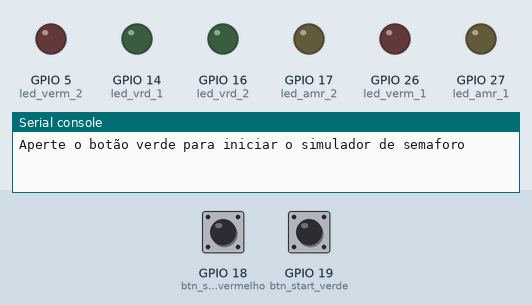
This program was run on a simulated ESP32 board running MicroPython. Shown: output pins drawn as LEDs (lit = HIGH), the last lines printed to the serial console. Wiring (from the project's diagram.json): red LED on GPIO 5, green LED on GPIO 14, green LED on GPIO 16, yellow LED on GPIO 17, red button 2 on GPIO 18, green button 1 on GPIO 19, red LED on GPIO 26, yellow LED on GPIO 27. Inputs (shaded band) come from the test bench; at power-on: GPIO 19 (btn_start_verde) HIGH, GPIO 18 (btn_stop_vermelho) HIGH.

Above: at 1.2 s.
1.3 s: GPIO 19 (btn_start_verde) pulled LOW for 0.15 s
At 2.7 s:
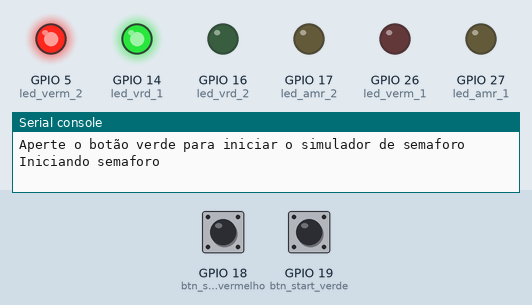
At 12.7 s:
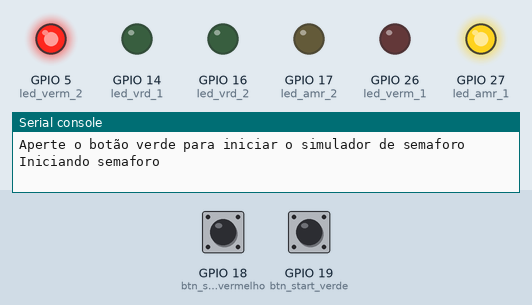
Timing chart, 0 to 14.8 s (numbered marks = the images above; inputs shaded):
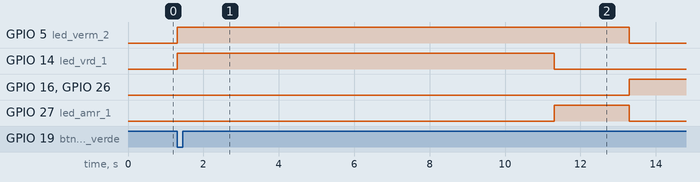

Measured:
- after the input at 1.3 s, GPIO 5 (led_verm_2): LOW → HIGH at once, → LOW 12.0 s later; GPIO 14 (led_vrd_1): LOW → HIGH at once, → LOW 10.0 s later; GPIO 16 (led_vrd_2), GPIO 26 (led_verm_1): LOW → HIGH after 12.0 s; GPIO 27 (led_amr_1): LOW → HIGH after 10.0 s, → LOW 2.0 s later

The program:

main.py
```python
#Author: Evelin de Souza Batista Silva
import time
from machine import Pin


#Semaforo 1
led_verm_1 = Pin(26, Pin.OUT)
led_amr_1 = Pin(27, Pin.OUT)
led_vrd_1 = Pin(14, Pin.OUT)

#Semaforo 2
led_verm_2 = Pin(5, Pin.OUT)
led_amr_2 = Pin(17, Pin.OUT)
led_vrd_2 = Pin(16, Pin.OUT)

#botoes
btn_start_verde = Pin(19, Pin.IN, Pin.PULL_UP)
btn_stop_vermelho = Pin(18, Pin.IN, Pin.PULL_UP)


#desligar
def desligar():
  led_verm_1.value(0)
  led_amr_1.value(0)
  led_vrd_1.value(0)
  led_verm_2.value(0)
  led_amr_2.value(0)
  led_vrd_2.value(0)
rodando = False

print("Aperte o botão verde para iniciar o simulador de semaforo")

while True:

    if btn_start_verde.value() == 0:
        rodando = True
        print("Iniciando semaforo")

    if btn_stop_vermelho.value() == 0:
        rodando = False
        print("Desligando semaforo")
        desligar()
        time.sleep(0.5) #Para evitar mais de uma leitura

    if rodando:
        desligar()
        #   1) Inicialmente, o semáforo 1 está no verde e o semáforo 2 no vermelho.

        #semaforo1
        led_verm_1.value(0)
        led_amr_1.value(0)
        led_vrd_1.value(1)

        #semaforo2
        led_verm_2.value(1)
        led_amr_2.value(0)
        led_vrd_2.value(0)
        time.sleep(10)
        if btn_stop_vermelho.value() == 0: rodando = False; continue

        #   2) Depois de um tempo especificado, o semáforo 1 apaga a luz verde e aciona a luz amarela.
        #semaforo1
        led_verm_1.value(0)
        led_amr_1.value(1)
        led_vrd_1.value(0)

        #semaforo2
        led_verm_2.value(1)
        led_amr_2.value(0)
        led_vrd_2.value(0)
        time.sleep(2)
        if btn_stop_vermelho.value() == 0: rodando = False; continue

        # Novamente, passado um tempo especificado, o semáforo 1 aciona o vermelho e apaga o amarelo, enquanto o semáforo 2 apaga o vermelho e aciona o verde.
        led_verm_1.value(1)
        led_amr_1.value(0)
        led_vrd_1.value(0)

        #semaforo2
        led_verm_2.value(0)
        led_amr_2.value(0)
        led_vrd_2.value(1)
        time.sleep(10)
        if btn_stop_vermelho.value() == 0: rodando = False; continue

        # Novamente, passado um tempo especificado, o semáforo 1 aciona o vermelho e apaga o amarelo, enquanto o semáforo 2 apaga o vermelho e aciona o verde.
        #semaforo1
        led_verm_1.value(1)
        led_amr_1.value(0)
        led_vrd_1.value(0)
        #semaforo2
        led_verm_2.value(0)
        led_amr_2.value(1)
        led_vrd_2.value(0)
        time.sleep(2)

        # O ciclo se repete até que o botão desligar seja pressionado.

#_____________________________________________________________________________________________________________________
#|     NOTA: Devido ao uso da funcao time.sleep(), o sistema fica "ocupado" durante a contagem.                       |
#|     Para garantir que o botao VERMELHO (botao desligar) funcione, mantenha-o pressionado até que o semaforo mude.  |
#|     O desligamento ocorrerá assim que o tempo do LED atual erminar e o código ler a entrada novamente.             |
#|____________________________________________________________________________________________________________________|


#_________________________________________________________________________________________
#|                              ESPECIFICACOES DA ATIVIDADE:                              |
#|          LED AMARELO DEVE FICAR LIGADO POR 2 SEGUNDOS.                                 |
#|          LED VERDE DEVE FICAR LIGADO POR 10 SEGUNDOS.                                  |
#|          CADA LUZ É CONTROLADA USANDO UMA PORTA DA PLACA.                              |
#|          UTILIZAR LEDS E RESISTORES PARA SIMULAR LUZES VERDE, AMARELA E VERMELHA.      |
#|          UTILIZAR BOTAO PARA INICIAR CICLO DOS SEMAFOROS                               |
#|          UTILIZAR SEGUNDO BOTAR PARA FINALIZAR CICLO DOS SEMAFOROS.                    |
#|________________________________________________________________________________________|
```
